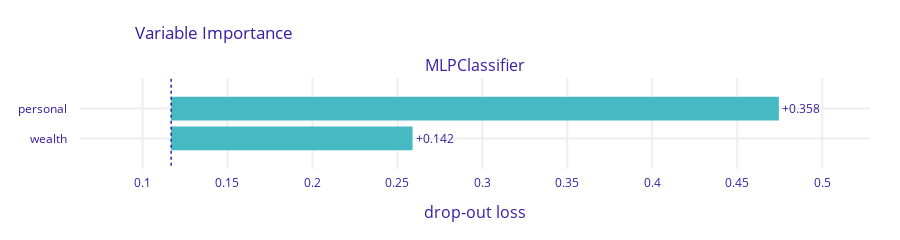

Here is the notebook cell this chart was saved with:
### Markdown cell above
There is also a possibility of calculating variable importance of group of variables

### Code cell
vi_grouped = exp.model_parts(variable_groups={'personal': ['gender', 'age', 'sibsp', 'parch'],
                                     'wealth': ['class', 'fare']})
vi_grouped.plot()

### Figure 1 — Plotly figure (JSON) as saved in the notebook; plotly's stock layout.template omitted (floating-point values rounded to 4 significant figures)
{"data": [{"base": 0.1169, "hoverinfo": "text", "hoverlabel": {"bgcolor": "rgba(0,0,0,0.8)"}, "hovertext": ["Model: MLPClassifier loss after<br>variable: personal is permuted: 0.474<br>Drop-out loss change: +0.358", "Model: MLPClassifier loss after<br>variable: wealth is permuted: 0.259<br>Drop-out loss change: +0.142"], "marker": {"color": "#46bac2"}, "orientation": "h", "showlegend": false, "text": ["+0.358", "+0.142"], "textposition": "outside", "type": "bar", "x": [0.3576, 0.1421], "xaxis": "x", "y": ["personal", "wealth"], "yaxis": "y"}], "layout": {"annotations": [{"font": {"size": 16}, "showarrow": false, "text": "MLPClassifier", "x": 0.5, "xanchor": "center", "xref": "paper", "y": 1, "yanchor": "bottom", "yref": "paper"}, {"font": {"size": 16}, "showarrow": false, "text": "drop-out loss", "x": 0.5, "xanchor": "center", "xref": "paper", "y": 0, "yanchor": "top", "yref": "paper", "yshift": -30}], "font": {"color": "#371ea3"}, "height": 223, "margin": {"b": 71, "r": 30, "t": 78}, "shapes": [{"line": {"color": "#371ea3", "dash": "dot", "width": 1.5}, "type": "line", "x0": 0.1169, "x1": 0.1169, "xref": "x", "y0": -1, "y1": 2, "yref": "y"}], "title": {"text": "Variable Importance", "x": 0.15}, "xaxis": {"anchor": "y", "automargin": true, "domain": [0, 1], "fixedrange": true, "gridwidth": 2, "range": [0.06321, 0.5281], "tickcolor": "white", "ticklen": 3, "ticks": "outside", "type": "linear", "zeroline": false}, "yaxis": {"anchor": "x", "automargin": true, "autorange": "reversed", "domain": [0, 1], "fixedrange": true, "gridwidth": 2, "tickcolor": "white", "ticklen": 10, "ticks": "outside", "type": "category"}}}
